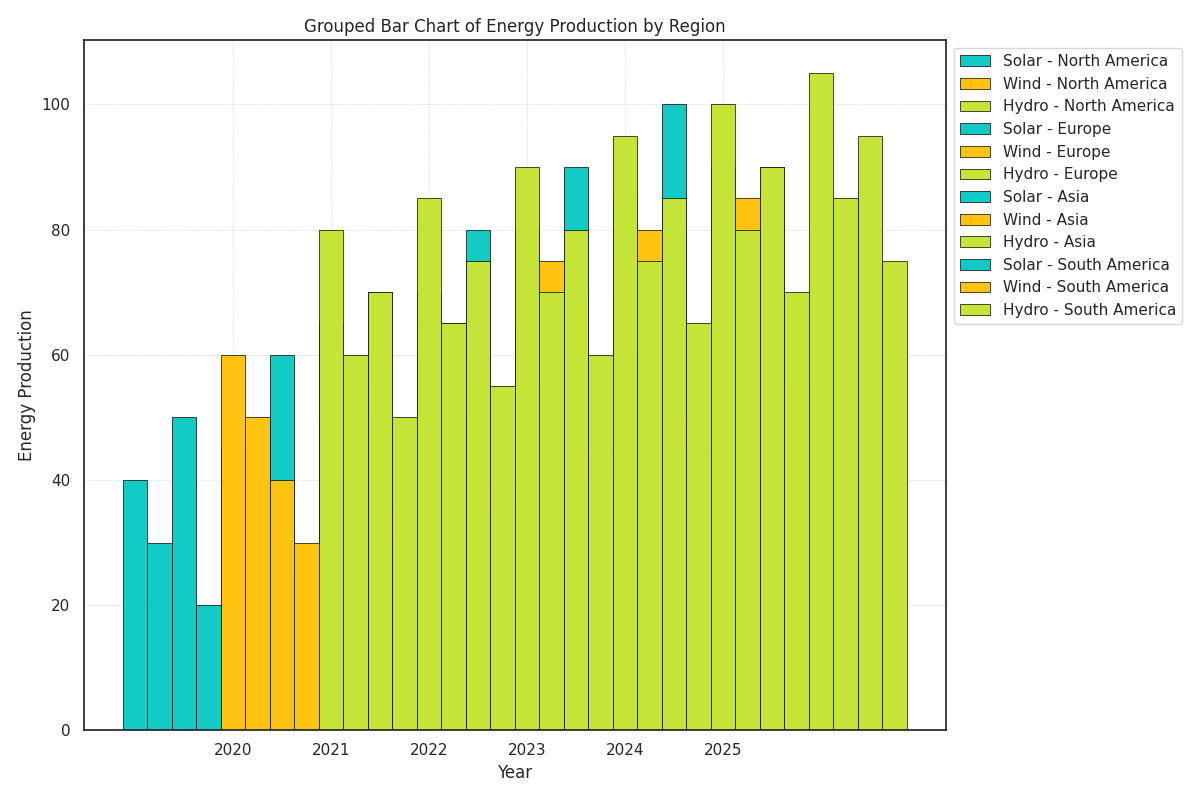

Here is the Python script that generated this plot:
import matplotlib.pyplot as plt
import numpy as np

years = np.array([2020, 2021, 2022, 2023, 2024, 2025])
regions = ['North America', 'Europe', 'Asia', 'South America']

solar = np.array([
    [40, 45, 50, 60, 65, 70],
    [30, 35, 40, 50, 55, 60],
    [50, 60, 70, 80, 90, 100],
    [20, 25, 30, 35, 40, 45]
])

wind = np.array([
    [60, 65, 70, 80, 85, 90],
    [50, 55, 65, 75, 80, 85],
    [40, 50, 60, 70, 80, 90],
    [30, 35, 40, 45, 50, 55]
])

hydro = np.array([
    [80, 85, 90, 95, 100, 105],
    [60, 65, 70, 75, 80, 85],
    [70, 75, 80, 85, 90, 95],
    [50, 55, 60, 65, 70, 75]
])

fig, ax = plt.subplots(figsize=(12, 8))

bar_width = 0.25
x_positions = np.arange(len(years))
colors = ['#12CBC4', '#FFC312', '#C4E538']

for i, region in enumerate(regions):
    offset = i * bar_width
    ax.bar(x_positions + offset, solar[i], bar_width, label=f'Solar - {region}', color=colors[0], edgecolor='black', linewidth=0.5)
    ax.bar(x_positions + offset + len(regions) * bar_width, wind[i], bar_width, label=f'Wind - {region}', color=colors[1], edgecolor='black', linewidth=0.5)
    ax.bar(x_positions + offset + 2 * len(regions) * bar_width, hydro[i], bar_width, label=f'Hydro - {region}', color=colors[2], edgecolor='black', linewidth=0.5)

ax.set_xlabel('Year')
ax.set_ylabel('Energy Production')
ax.set_title('Grouped Bar Chart of Energy Production by Region')
ax.set_xticks(x_positions + len(regions) * bar_width)
ax.set_xticklabels(years)
ax.legend(loc='upper left', bbox_to_anchor=(1, 1))
ax.grid(True, linestyle='--', linewidth=0.5, alpha=0.7)

plt.tight_layout()
plt.show()
